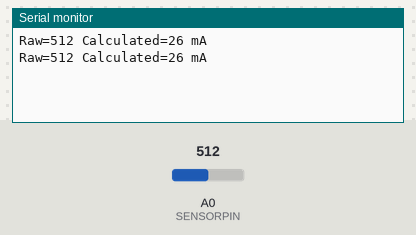
Recording of a sketch running on a simulated Arduino Uno, built with avr-gcc and run on an emulated ATmega328P. Shown: the last lines printed to the serial monitor. The inputs (shaded band) are chosen by the test bench; at power-on: A0 (SENSORPIN) = 512.

Above: at 1.2 s.
1.3 s: A0 (SENSORPIN) set to 710
At 2.6 s:
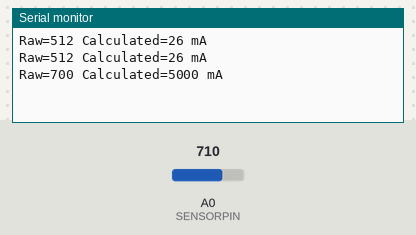
2.8 s: A0 (SENSORPIN) set to 690
At 3.7 s:
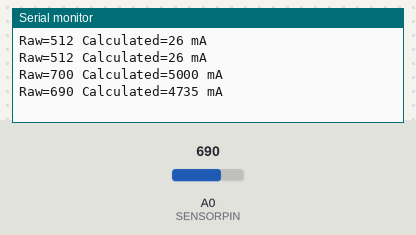
Timing chart, 0 to 5.8 s (numbered marks = the images above; inputs shaded):
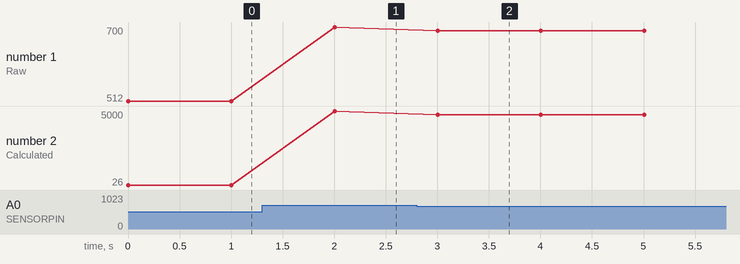

The sketch:

saleng_acs712_demo_code_serial_monitor.ino
```cpp
/***************************************************************************
 Saleng ACS712

 Description: A simple test code for the Saleng-ACS712 module. Simply upload and open
 the serial monitor with a baud rate of 9600. Connect as follows:

 Saleng Uno Saleng-ACS712
 5V         +   / V
 GND        -   / G
 A0         OUT / S


 This software is free provided that this notice is not removed and proper attribution
 is accorded to Layad Circuits and its Author(s).
 Layad Circuits invests resources in producing free software. By purchasing Layad Circuits'
 products or utilizing its services, you support the continuing development of free software
 for all.

 Author(s): CDMalecdan for Layad Circuits Electronics Engineering
 Revision: 1.0 - 2018/03/08 - initial creation
 Layad Circuits Electronics Engineering Supplies and Services
 B314 Lopez Bldg., Session Rd. cor. Assumption Rd., Baguio City, Philippines
 www.facebook.com/layadcircuits
 www.layadcircuits.com
 general: info@layadcircuits.com
 sales: sales@layadcircuits.com
 mobile: +63-916-442-8565
 ***************************************************************************/
const byte SENSORPIN = A0;
const unsigned int MIN_RAW_VALUE = 322;
const unsigned int MAX_RAW_VALUE = 700;

unsigned int rawValue; //reading from ADC
int currentMA; //computed, in mA
char str[17]="";//temporary buffer


void setup()
{
  Serial.begin(9600);
}

void loop()
{
  //read ADC and take average
  rawValue=0;
  for(byte i=0;i<5;i++)
  {
    rawValue += analogRead(SENSORPIN);
  }
  rawValue /= 5;

  // limit values
  if(rawValue<=MIN_RAW_VALUE) rawValue = MIN_RAW_VALUE;
  if(rawValue>=700) rawValue = MAX_RAW_VALUE;

  // compute equivalent current
  currentMA = map(rawValue,MIN_RAW_VALUE,MAX_RAW_VALUE,-5000,5000);

  // display results in serial monitor
  Serial.print("Raw=");
  Serial.print(rawValue);
  Serial.print(" Calculated=");
  Serial.print(currentMA);
  Serial.println(" mA");

  delay(1000);
}
```

Measured:
- after the input at 1.3 s, the serial monitor: prints a new line after 0.70 s (image 1)
- after the input at 2.8 s, the serial monitor: prints a new line after 0.20 s (image 2)
- plotted number 1: 512 → 700 after the input at 1.3 s, 700 → 690 after the input at 2.8 s
- plotted number 2: 26 → 5000 after the input at 1.3 s, 5000 → 4735 after the input at 2.8 s
